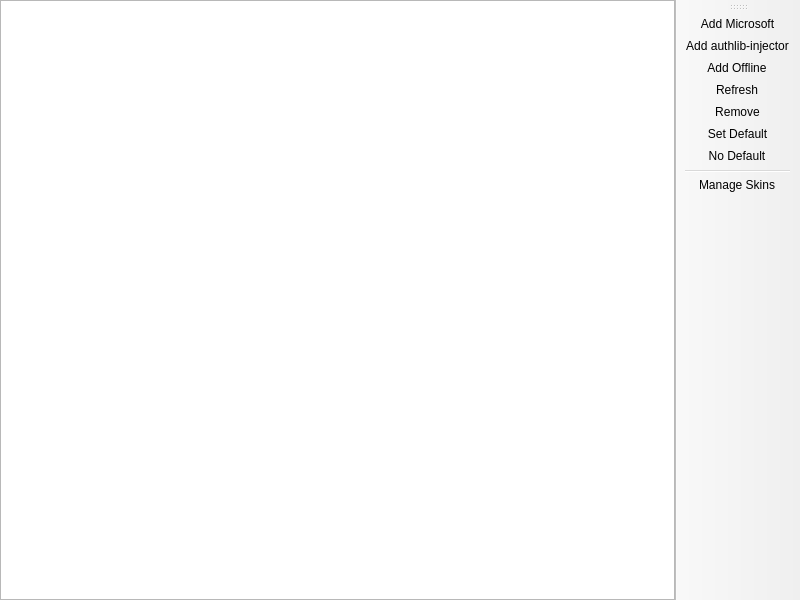
<?xml version="1.0" encoding="UTF-8"?>
<ui version="4.0">
 <class>AccountListPage</class>
 <widget class="QMainWindow" name="AccountListPage">
  <property name="geometry">
   <rect>
    <x>0</x>
    <y>0</y>
    <width>800</width>
    <height>600</height>
   </rect>
  </property>
  <widget class="QWidget" name="centralwidget">
   <layout class="QHBoxLayout" name="horizontalLayout">
    <property name="leftMargin">
     <number>0</number>
    </property>
    <property name="topMargin">
     <number>0</number>
    </property>
    <property name="rightMargin">
     <number>0</number>
    </property>
    <property name="bottomMargin">
     <number>0</number>
    </property>
    <item>
     <widget class="VersionListView" name="listView">
      <property name="alternatingRowColors">
       <bool>true</bool>
      </property>
      <property name="rootIsDecorated">
       <bool>false</bool>
      </property>
      <property name="itemsExpandable">
       <bool>false</bool>
      </property>
      <property name="allColumnsShowFocus">
       <bool>true</bool>
      </property>
      <attribute name="headerStretchLastSection">
       <bool>false</bool>
      </attribute>
     </widget>
    </item>
   </layout>
  </widget>
  <widget class="WideBar" name="toolBar">
   <attribute name="toolBarArea">
    <enum>RightToolBarArea</enum>
   </attribute>
   <attribute name="toolBarBreak">
    <bool>false</bool>
   </attribute>
   <addaction name="actionAddMicrosoft"/>
   <addaction name="actionAddAuthlibInjector"/>
   <addaction name="actionAddOffline"/>
   <addaction name="actionRefresh"/>
   <addaction name="actionRemove"/>
   <addaction name="actionSetDefault"/>
   <addaction name="actionNoDefault"/>
   <addaction name="separator"/>
   <addaction name="actionManageSkins"/>
  </widget>
  <action name="actionSetDefault">
   <property name="text">
    <string>&amp;Set Default</string>
   </property>
  </action>
  <action name="actionNoDefault">
   <property name="checkable">
    <bool>true</bool>
   </property>
   <property name="text">
    <string>&amp;No Default</string>
   </property>
  </action>
  <action name="actionManageSkins">
   <property name="text">
    <string>&amp;Manage Skins</string>
   </property>
   <property name="toolTip">
    <string>Manage Skins</string>
   </property>
  </action>
  <action name="actionAddMicrosoft">
   <property name="text">
    <string>&amp;Add Microsoft</string>
   </property>
  </action>
  <action name="actionAddAuthlibInjector">
   <property name="text">
    <string>Add authlib-&amp;injector</string>
   </property>
  </action>
  <action name="actionAddOffline">
   <property name="text">
    <string>Add &amp;Offline</string>
   </property>
  </action>
  <action name="actionRefresh">
   <property name="text">
    <string>&amp;Refresh</string>
   </property>
   <property name="toolTip">
    <string>Refresh the account tokens</string>
   </property>
  </action>
  <action name="actionRemove">
   <property name="text">
    <string>Remo&amp;ve</string>
   </property>
  </action>
 </widget>
 <customwidgets>
  <customwidget>
   <class>VersionListView</class>
   <extends>QTreeView</extends>
   <header>ui/widgets/VersionListView.h</header>
  </customwidget>
  <customwidget>
   <class>WideBar</class>
   <extends>QToolBar</extends>
   <header>ui/widgets/WideBar.h</header>
  </customwidget>
 </customwidgets>
 <resources/>
 <connections/>
</ui>
